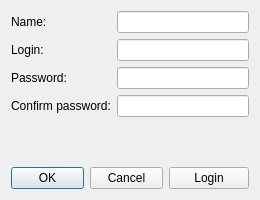
<?xml version="1.0" encoding="UTF-8"?>
<ui version="4.0">
 <class>RegistrationForm</class>
 <widget class="QWidget" name="RegistrationForm">
  <property name="geometry">
   <rect>
    <x>0</x>
    <y>0</y>
    <width>260</width>
    <height>200</height>
   </rect>
  </property>
  <property name="minimumSize">
   <size>
    <width>260</width>
    <height>200</height>
   </size>
  </property>
  <property name="windowTitle">
   <string>Form</string>
  </property>
  <layout class="QVBoxLayout" name="verticalLayout">
   <item>
    <layout class="QFormLayout" name="formLayout">
     <item row="0" column="0">
      <widget class="QLabel" name="label_4">
       <property name="text">
        <string>Name:</string>
       </property>
      </widget>
     </item>
     <item row="0" column="1">
      <widget class="QLineEdit" name="nameEdit"/>
     </item>
     <item row="1" column="0">
      <widget class="QLabel" name="label">
       <property name="text">
        <string>Login:</string>
       </property>
      </widget>
     </item>
     <item row="1" column="1">
      <widget class="QLineEdit" name="loginEdit"/>
     </item>
     <item row="2" column="0">
      <widget class="QLabel" name="label_2">
       <property name="text">
        <string>Password:</string>
       </property>
      </widget>
     </item>
     <item row="2" column="1">
      <widget class="QLineEdit" name="passwordEdit">
       <property name="echoMode">
        <enum>QLineEdit::Password</enum>
       </property>
      </widget>
     </item>
     <item row="3" column="0">
      <widget class="QLabel" name="label_3">
       <property name="text">
        <string>Confirm password:</string>
       </property>
      </widget>
     </item>
     <item row="3" column="1">
      <widget class="QLineEdit" name="confirmPasswordEdit">
       <property name="echoMode">
        <enum>QLineEdit::Password</enum>
       </property>
      </widget>
     </item>
    </layout>
   </item>
   <item>
    <widget class="QLabel" name="registrationResultLabel">
     <property name="text">
      <string/>
     </property>
    </widget>
   </item>
   <item>
    <spacer name="verticalSpacer">
     <property name="orientation">
      <enum>Qt::Vertical</enum>
     </property>
     <property name="sizeHint" stdset="0">
      <size>
       <width>20</width>
       <height>40</height>
      </size>
     </property>
    </spacer>
   </item>
   <item>
    <layout class="QHBoxLayout" name="horizontalLayout">
     <item>
      <widget class="QDialogButtonBox" name="buttonBox">
       <property name="standardButtons">
        <set>QDialogButtonBox::Cancel|QDialogButtonBox::Ok</set>
       </property>
      </widget>
     </item>
     <item>
      <widget class="QPushButton" name="loginPushButton">
       <property name="text">
        <string>Login</string>
       </property>
      </widget>
     </item>
    </layout>
   </item>
  </layout>
 </widget>
 <tabstops>
  <tabstop>nameEdit</tabstop>
  <tabstop>loginEdit</tabstop>
  <tabstop>passwordEdit</tabstop>
  <tabstop>confirmPasswordEdit</tabstop>
  <tabstop>loginPushButton</tabstop>
 </tabstops>
 <resources/>
 <connections/>
</ui>
